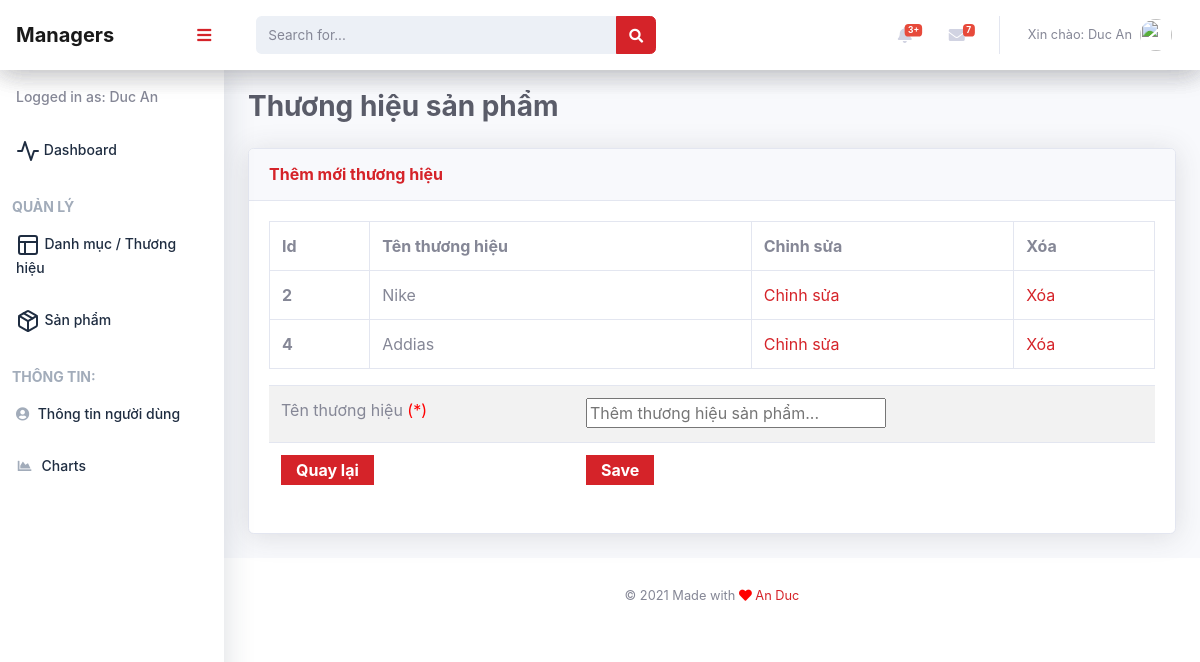
/PHPShopping/admincontroller/brandadd.php (signed in), run on the app's committed database.
### tables this page shows
CREATE TABLE `tbl_brand` (
  `brandId` int(11) NOT NULL,
  `brandName` varchar(255) NOT NULL
);

### PHPShopping/libs/database.php (called while the page is built, shortened)
<?php
Class Database{
   public $host   = DB_HOST;
   public $user   = DB_USER;
   public $pass   = DB_PASS;
   public $dbname = DB_NAME;
   public $link;
private function connectDB(){
   $this->link = new mysqli($this->host, $this->user, $this->pass,
    $this->dbname);
 }
public function select($query){
  $result = $this->link->query($query) or
   die($this->link->error.__LINE__);
  if($result->num_rows > 0){
    return $result;
  } else {
    return false;
  }
 }
}

### PHPShopping/class/brand.php (called while the page is built, shortened)
<?php
	$filepath = realpath(dirname(__FILE__));
	include_once($filepath.'/../libs/database.php');
?>
<?php
	class brand
	{
		private $db;
		public function __construct()
		{
			$this->db = new Database();
		}
		public function show_brand()
		{
			$query = "SELECT * FROM tbl_brand order by brandId asc ";
			$result = $this->db->select($query);
			return $result;
		}
	}
 ?>

### PHPShopping/admincontroller/brandadd.php (the view, shortened to what this page needs)
<?php include 'inc/header.php'?>
<?php include '../class/brand.php'?>
 <?php
  $brand = new brand();
  ?>
    <div id="content-wrapper" >
      <div id="content">
        <nav class="navbar navbar-expand navbar-light bg-white topbar mb-4 static-top shadow">
          <button id="sidebarToggleTop" class="btn btn-link d-md-none rounded-circle mr-3">
          </button>
          <form class="d-none d-sm-inline-block form-inline mr-auto ml-md-3 my-2 my-md-0 mw-100 navbar-search">
            <div class="input-group">
              <div class="input-group-append">
                <button class="btn btn-primary" type="button">
                </button>
              </div>
            </div>
          </form>
        <?php include 'inc/menutop.php'?>
        </nav>
        <div class="container-fluid">
          <h1 class="h3 mb-4 text-gray-800">Thương hiệu sản phẩm</h1>
          <div class="row">
            <div class="col-lg-12">
              <div class="card shadow mb-4">
                <div class="card-header py-3">
                  <h6 class="m-0 font-weight-bold text-primary">Thêm mới thương hiệu</h6>
                </div>
                <div class="card-body">
                      <div class="table-responsive">
                    <table class="table table-bordered" id="dataTable" width="100%" cellspacing="0">
                      <thead>
                        <tr>
                          <th scope="col">Id</th>
                          <th scope="col">Tên thương hiệu</th>
                          <th scope="col">Chỉnh sửa</th>
                          <th scope="col">Xóa</th>
                        </tr>
                      </thead>
                      <tbody>
                        <?php $showbrand = $brand ->show_brand();
                        if ($showbrand){
                          while ( $result = $showbrand ->fetch_assoc()) {
                        ?>
                        <tr>
                          <th scope="row"><?php echo $result['brandId'] ?></th>
                          <td><?php echo $result['brandName'] ?></td>
                          <td><a href="brandedit.php?brandId=<?php echo $result['brandId'] ?>" title="">Chỉnh sửa</a></td>
                          <td><a onclick ="return confirm('Bạn có thật sự muốn xóa không?')" href="?delId=<?php echo $result['brandId'] ?>" title="">Xóa</a></td>
                        </tr>
                        <?php
                        }
                        }
                        ?>
                      </tbody>
                  </table>
                </div>
                  <form action="brandadd.php" method="post" class="cateadd">
                     <table class="table table-striped">
                        <tr>
                            <td>
                              <label>Tên thương hiệu <span style="color:red">(*) </span> </label>
                            </td>
                            <td>
                              <input type="text" name="brandName" placeholder="Thêm thương hiệu sản phẩm..." class="medium" />
                            </td>
                        </tr>
                        <tr>
                          <td>
                            <button type="submit" class="btnadd"><a href="brandlist.php" title="" style="color:#fff">Quay lại</a></button>
                          </td>
                          <td>
                              <input type="submit" name="submit" Value="Save" class="btnadd" />
                          </td>
                        </tr>
                    </table>
                  </form>
                </div>
              </div>
            </div>
          </div>
        </div>
      </div>
  <?php include'inc/footer.php' ?>

### data on the page
tbl_brand: brandId "2", brandName "Nike"
tbl_brand: brandId "4", brandName "Addias"

### other printed values
Session::get('adminName') "Duc An"
